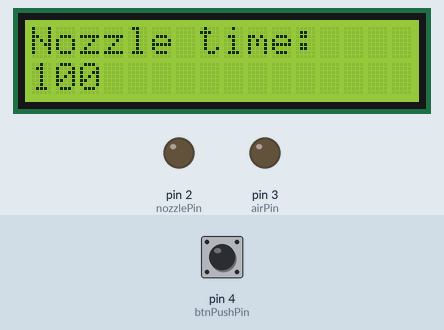
Recording of a sketch running on a simulated Arduino Uno, built with avr-gcc and run on an emulated ATmega328P. On the bench: 16×2 character LCD, output pins drawn as LEDs (lit = HIGH). The inputs (shaded band) are chosen by the test bench; at power-on: pin 4 (btnPushPin) HIGH.

Above: at 1.2 s.
1.3 s: pin 4 (btnPushPin) pulled LOW for 0.15 s
At 1.58 s:
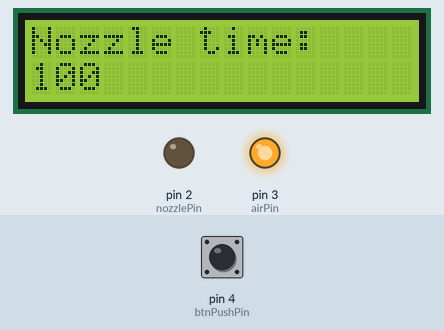
Timing chart, 0 to 4.3 s (numbered marks = the images above; inputs shaded):
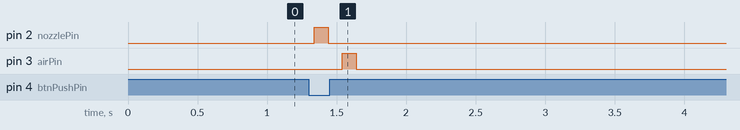

The sketch:

Airsoft_HPA.ino
```cpp
#include <Wire.h>
#include <LiquidCrystal_I2C.h>
#include <Bounce.h>

boolean hasNozzle = true;

int nozzlePin = 2;// Пин реле 1 (эл магнит)
int airPin = 3;// Пин реле 2 (эл клапан)
int btnPushPin = 4;// Пин курка
int btnUpPin = 5;// Пин up
int btnDownPin = 6;// Пин down
int btnNextPin = 7;// Пин next

int mode =  1;
int STEP =  5;

int nozleTime = 100;//ms
int nozleDelay = 100;//ms
int airTime = 100;//ms

Bounce bouncerPush = Bounce(btnPushPin, 40);
Bounce bouncerBtnUp = Bounce(btnUpPin, 40);
Bounce bouncerBtnDown = Bounce(btnDownPin, 40);
Bounce bouncerBtnNext = Bounce(btnNextPin, 40);

int buttonsDelay = 300; // ms

LiquidCrystal_I2C lcd(0x27, 16, 2); // set the LCD address to 0x27 for a 16 chars and 2 line display

void setup()
{
  lcd.init();                     // инициализация LCD
  lcd.backlight();                // включаем подсветку
  lcd.clear();                    // очистка дисплея
  pinMode(nozzlePin, OUTPUT); //Выход на реле нозла
  pinMode(airPin, OUTPUT); //Выход на реле клапана

  pinMode(btnPushPin, INPUT);   //переключаем Х вывод в режим входа
  digitalWrite(btnPushPin, 1);  //включаем на нем подтягивающий резистор

  pinMode(btnUpPin, INPUT);   //переключаем Х вывод в режим входа
  digitalWrite(btnUpPin, 1);  //включаем на нем подтягивающий резистор

  pinMode(btnDownPin, INPUT);   //переключаем Х вывод в режим входа
  digitalWrite(btnDownPin, 1);  //включаем на нем подтягивающий резистор

  pinMode(btnNextPin, INPUT);   //переключаем Х вывод в режим входа
  digitalWrite(btnNextPin, 1);  //включаем на нем подтягивающий резистор

  showNozzleTime();
}

void loop()
{
//  checkUpButton();
//  checkDownButton();
//  checkNextButton();
  checkPush();
}

void checkPush()
{
  if (bouncerPush.update())
  { //если произошло событие
    if (bouncerPush.read() == 0) {  //если кнопка нажата
      doPush();
      bouncerPush.rebounce(100);      //повторить событие через 500мс
    }
  }
}

void doPush()
{
  if (hasNozzle)
  {
    digitalWrite(nozzlePin, HIGH);
    delay(nozleTime);
    digitalWrite(nozzlePin, LOW);
    delay(nozleDelay);
  }

  digitalWrite(airPin, HIGH);
  delay(airTime);
  digitalWrite(airPin, LOW);
}

void showNozzleTime()
{
  lcd.clear();
  lcd.setCursor(0, 0);
  lcd.print("Nozzle time:");
  lcd.setCursor(0, 13);
  lcd.print(nozleTime);
}

void showNozzleDelay()
{
  lcd.clear();
  lcd.setCursor(0, 0);
  lcd.print("Nozzle del:");
  lcd.setCursor(0, 13);
  lcd.print(nozleTime);
}

void showAirTime()
{
  lcd.clear();
  lcd.setCursor(0, 0);
  lcd.print("Air del:");
  lcd.setCursor(0, 13);
  lcd.print(nozleTime);
}

void checkUpButton()
{
  if (bouncerBtnUp.update())
  { //если произошло событие
    if (bouncerBtnUp.read() == 0) {  //если кнопка нажата
      increase();
      printTimes();
      bouncerBtnUp.rebounce(buttonsDelay);      //повторить событие через 500мс
    }
  }
}


//Проверка для кнопки "Вниз" или нажата
void checkDownButton()
{
  if (bouncerBtnDown.update())
  { //если произошло событие
    if (bouncerBtnDown.read() == 0) {  //если кнопка нажата
      decrease();
      printTimes();
      bouncerBtnDown.rebounce(buttonsDelay);      //повторить событие через 500мс
    }
  }
}

//Проверка для кнопки "Next" или нажата
void checkNextButton()
{
  if (bouncerBtnNext.update())
  { //если произошло событие
    if (bouncerBtnNext.read() == 0) {  //если кнопка нажата
      mode += 1;
      if (mode > 3)
        mode = 1;
      printTimes();
      bouncerBtnNext.rebounce(buttonsDelay);      //повторить событие через 500мс
    }
  }
}

void increase()
{
  if (mode == 1)
    nozleTime += STEP;
  else if (mode == 2)
    nozleDelay += STEP;
  else if (mode == 3)
    airTime += STEP;
}

void decrease()
{
  if (mode == 1)
    nozleTime -= STEP;
  else if (mode == 2)
    nozleDelay -= STEP;
  else if (mode == 3)
    airTime -= STEP;
}

void printTimes()
{
  if (mode == 1)
    showNozzleTime();
  else if (mode == 2)
    showNozzleDelay();
  else if (mode == 3)
    showAirTime();
}
```

Measured:
- after the input at 1.3 s, pin 2 (nozzlePin): LOW → HIGH at once, → LOW 0.10 s later; pin 3 (airPin): LOW → HIGH after 0.24 s, → LOW 0.10 s later
